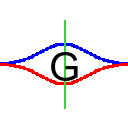

Write Python code to recreate this figure.
"""
Script to generate an icon for the Jordi G-Factor Calculator plugin.
"""

import os
import numpy as np
from PIL import Image, ImageDraw, ImageFont

# Create a 128x128 image with a transparent background
img = Image.new('RGBA', (128, 128), color=(0, 0, 0, 0))
draw = ImageDraw.Draw(img)

# Draw a blue and red curve representing parallel and perpendicular data
width, height = img.size
center_y = height // 2
x_values = np.linspace(0, width, 100)

# Draw blue curve (parallel)
blue_y_values = [center_y - 20 * np.exp(-((x - width/2) / (width/4))**2) for x in x_values]
for i in range(len(x_values) - 1):
    draw.line(
        (x_values[i], blue_y_values[i], x_values[i+1], blue_y_values[i+1]),
        fill=(0, 0, 255, 255),
        width=3
    )

# Draw red curve (perpendicular)
red_y_values = [center_y + 20 * np.exp(-((x - width/2) / (width/4))**2) for x in x_values]
for i in range(len(x_values) - 1):
    draw.line(
        (x_values[i], red_y_values[i], x_values[i+1], red_y_values[i+1]),
        fill=(255, 0, 0, 255),
        width=3
    )

# Draw a vertical line representing the g-factor
draw.line(
    (width/2, 20, width/2, height-20),
    fill=(0, 200, 0, 200),
    width=2
)

# Draw a "G" letter
try:
    font = ImageFont.truetype("arial.ttf", 40)
except IOError:
    font = ImageFont.load_default()

draw.text((width/2-15, height/2-20), "G", fill=(0, 0, 0, 255), font=font)

# Save the image
img.save(os.path.join(os.path.dirname(__file__), 'icon.png'))

print("Icon created successfully!")

if __name__ == "__main__":
    print("Icon saved to:", os.path.join(os.path.dirname(__file__), 'icon.png'))